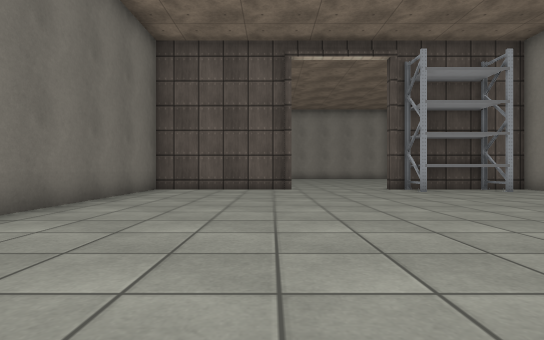
[1] (above)

14 first-person views from a walk through a Unity game level. The camera is 0.58 m above the floor, looks level and sees 80° across. The floor is counted in squares, 1 m on a side. Each view is taken from the middle of a square. On the plan, view 1 faces up. The plan holds only what a view shows up to about 9 squares ahead; the rest is blank. The place goes on beyond the plan. The player character is not drawn. Some animated figures are left out. Some surface patterns are stand-ins.

[2]
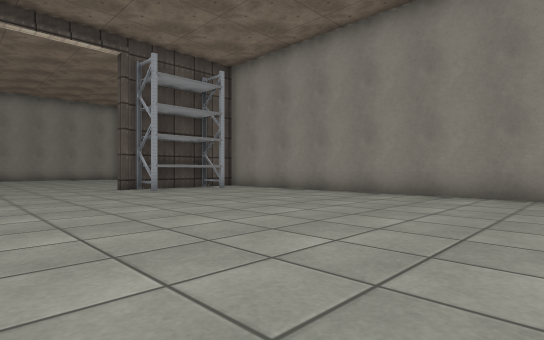

[3]
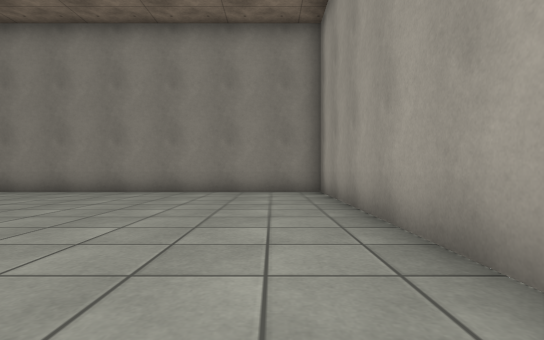

[4]
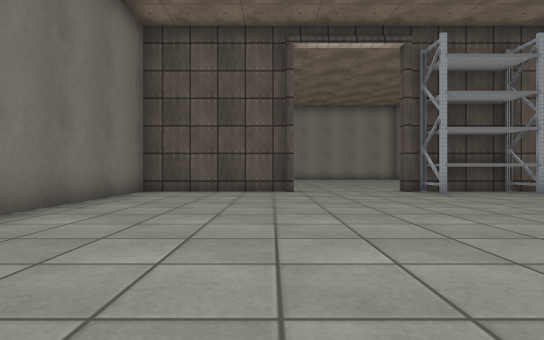

[5]
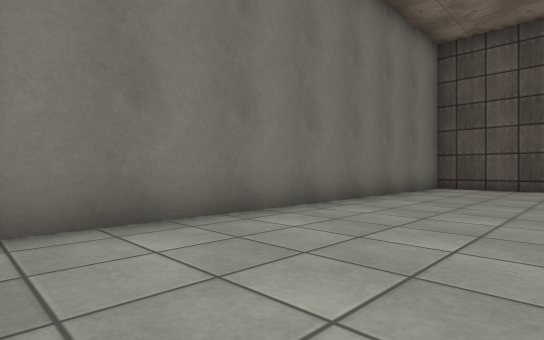

[6]
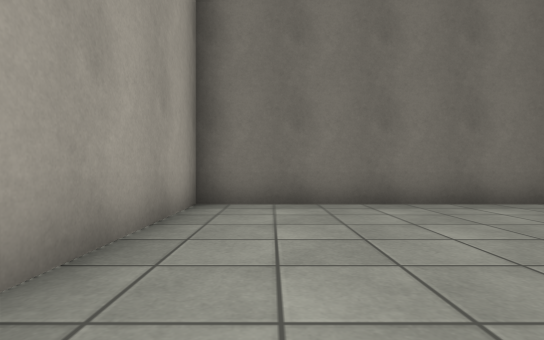

[7]
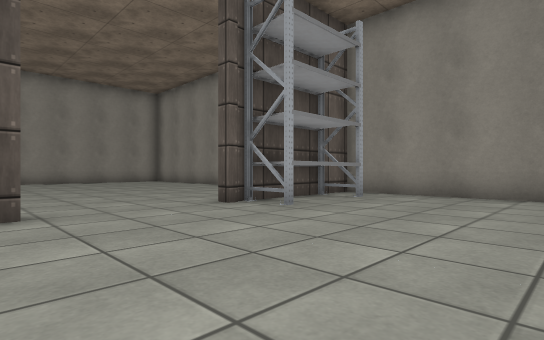

[8]
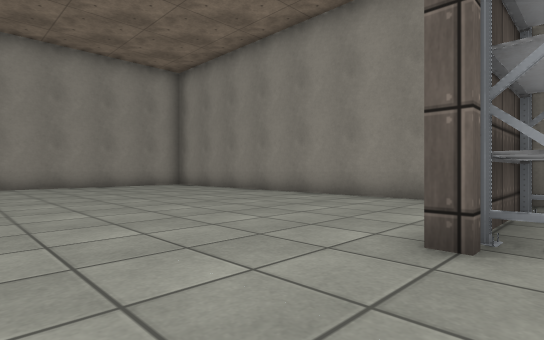

[9]
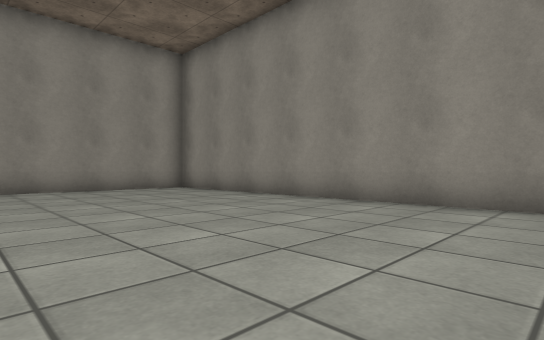

[10]
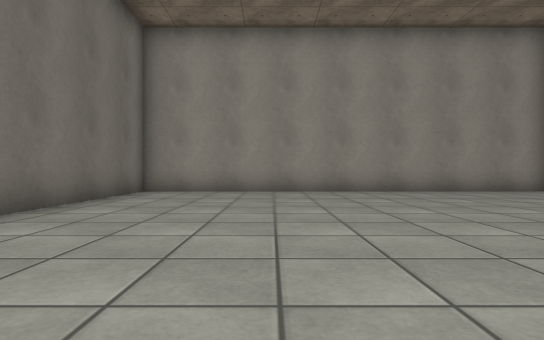

[11]
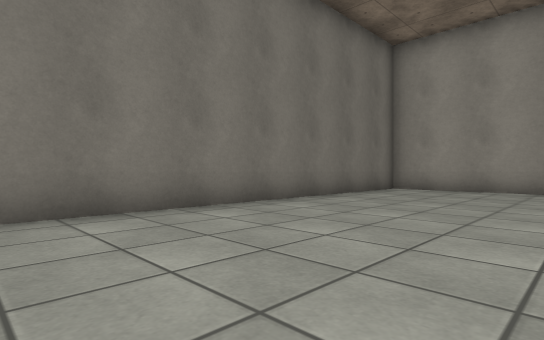

[12]
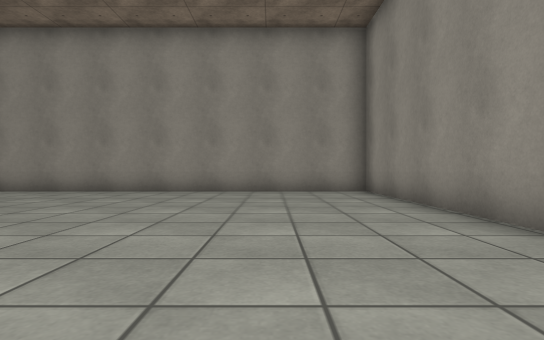

[13]
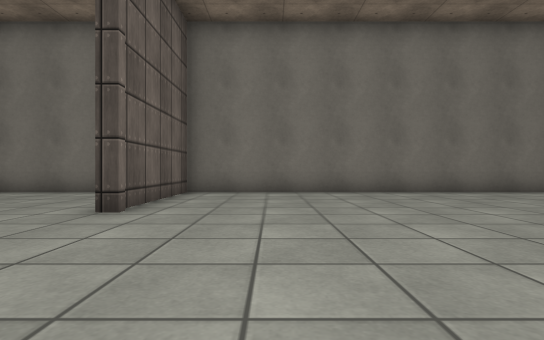

[14]
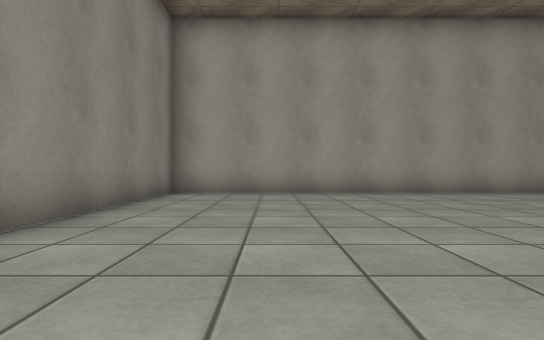

### Floor plan
Points are (right, up) in squares from view 1. A wall is a line through its corners. A room is listed if a view was taken in it or the views show most of it. See-through windows are left out.
Room 1 (views 1, 2, 3, 4, 5, 6, 7, 8, 14)
walls: (0.6, 9.8) (0.6, 9.7) (-3.5, 9.7); (-3.5, 10) (-3.5, -1.3) (7.6, -1.3) (7.6, 9.7) (3.5, 9.7) (3.5, 10)
ways out: opening at (2, 10.3) to room 2
objects: other object (4, 9) to (6, 9)
Room 2 (views 9, 10, 11, 12, 13)
walls: (7.6, 11.3) (7.6, 20.8) (-3.5, 20.8) (-3.5, 10); (-3.5, 9.8) (0.6, 9.8)
ways out: opening at (2, 10.3) to room 1

Positions as (right, up) in squares from view 1, and headings:
1: (0, 0), facing up
2: (0, 0), facing up-right
3: (-1, 0), facing right
4: (0, 1), facing up
5: (0, -1), facing up-left
6: (2, 0), facing left
7: (0, 5), facing up-right
8: (1, 9), facing up-right
9: (2, 11), facing up-right
10: (0, 12), facing up
11: (1, 11), facing up-left
12: (5, 12), facing up
13: (5, 12), facing left
14: (5, 7), facing down
